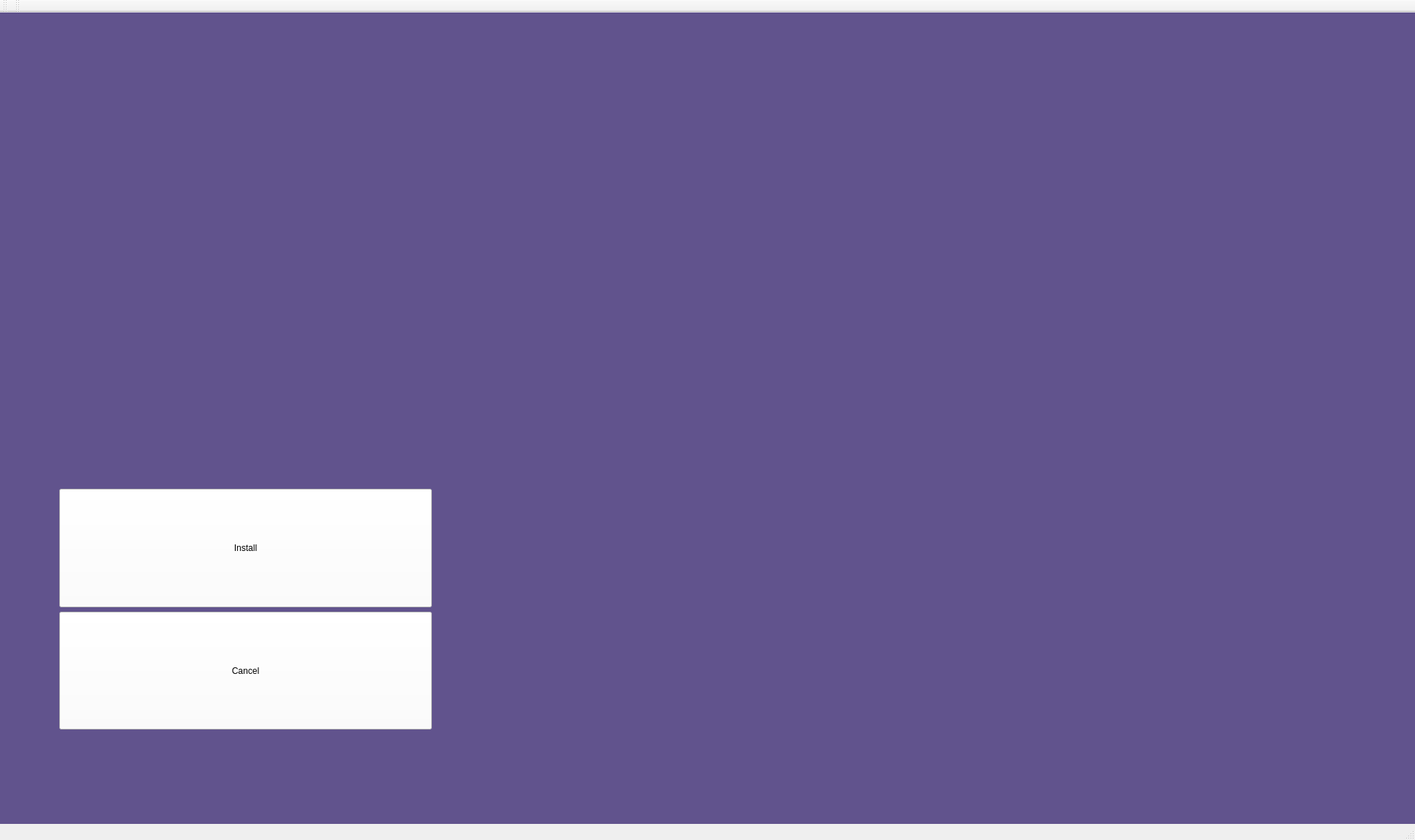
<?xml version="1.0" encoding="UTF-8"?>
<ui version="4.0">
 <class>MainWindow</class>
 <widget class="QMainWindow" name="MainWindow">
  <property name="geometry">
   <rect>
    <x>0</x>
    <y>0</y>
    <width>1933</width>
    <height>1148</height>
   </rect>
  </property>
  <property name="sizePolicy">
   <sizepolicy hsizetype="Expanding" vsizetype="Expanding">
    <horstretch>0</horstretch>
    <verstretch>0</verstretch>
   </sizepolicy>
  </property>
  <property name="baseSize">
   <size>
    <width>1920</width>
    <height>1080</height>
   </size>
  </property>
  <property name="font">
   <font>
    <stylestrategy>PreferAntialias</stylestrategy>
   </font>
  </property>
  <property name="windowTitle">
   <string>MainWindow</string>
  </property>
  <property name="styleSheet">
   <string notr="true"/>
  </property>
  <widget class="QWidget" name="centralWidget">
   <property name="sizePolicy">
    <sizepolicy hsizetype="Expanding" vsizetype="Expanding">
     <horstretch>0</horstretch>
     <verstretch>0</verstretch>
    </sizepolicy>
   </property>
   <property name="styleSheet">
    <string notr="true">  background-color: #61538D;
  background-image: url(:/Images/gentoo.png) 0 0 0 0 stretch stretch</string>
   </property>
   <widget class="QWidget" name="verticalLayoutWidget">
    <property name="geometry">
     <rect>
      <x>70</x>
      <y>640</y>
      <width>531</width>
      <height>351</height>
     </rect>
    </property>
    <layout class="QVBoxLayout" name="verticalLayout">
     <property name="sizeConstraint">
      <enum>QLayout::SetNoConstraint</enum>
     </property>
     <item>
      <widget class="QPushButton" name="Install">
       <property name="enabled">
        <bool>true</bool>
       </property>
       <property name="sizePolicy">
        <sizepolicy hsizetype="Expanding" vsizetype="Expanding">
         <horstretch>0</horstretch>
         <verstretch>0</verstretch>
        </sizepolicy>
       </property>
       <property name="font">
        <font>
         <underline>false</underline>
        </font>
       </property>
       <property name="styleSheet">
        <string notr="true">background-color: white</string>
       </property>
       <property name="text">
        <string>Install</string>
       </property>
      </widget>
     </item>
     <item>
      <widget class="QPushButton" name="Cancel">
       <property name="sizePolicy">
        <sizepolicy hsizetype="Minimum" vsizetype="Expanding">
         <horstretch>0</horstretch>
         <verstretch>0</verstretch>
        </sizepolicy>
       </property>
       <property name="styleSheet">
        <string notr="true">background-color: white</string>
       </property>
       <property name="text">
        <string>Cancel</string>
       </property>
       <property name="flat">
        <bool>false</bool>
       </property>
      </widget>
     </item>
    </layout>
   </widget>
  </widget>
  <widget class="QMenuBar" name="menuBar">
   <property name="geometry">
    <rect>
     <x>0</x>
     <y>0</y>
     <width>1933</width>
     <height>19</height>
    </rect>
   </property>
   <property name="minimumSize">
    <size>
     <width>0</width>
     <height>0</height>
    </size>
   </property>
   <property name="sizeIncrement">
    <size>
     <width>1920</width>
     <height>1080</height>
    </size>
   </property>
  </widget>
  <widget class="QToolBar" name="mainToolBar">
   <attribute name="toolBarArea">
    <enum>TopToolBarArea</enum>
   </attribute>
   <attribute name="toolBarBreak">
    <bool>false</bool>
   </attribute>
  </widget>
  <widget class="QStatusBar" name="statusBar"/>
  <widget class="QToolBar" name="toolBar">
   <property name="windowTitle">
    <string>toolBar</string>
   </property>
   <attribute name="toolBarArea">
    <enum>TopToolBarArea</enum>
   </attribute>
   <attribute name="toolBarBreak">
    <bool>false</bool>
   </attribute>
  </widget>
 </widget>
 <layoutdefault spacing="6" margin="11"/>
 <resources/>
 <connections/>
</ui>
